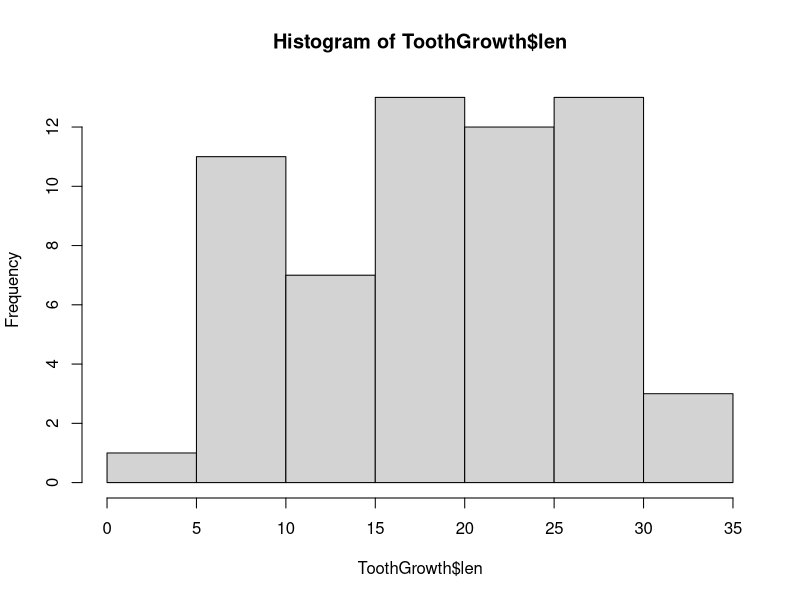
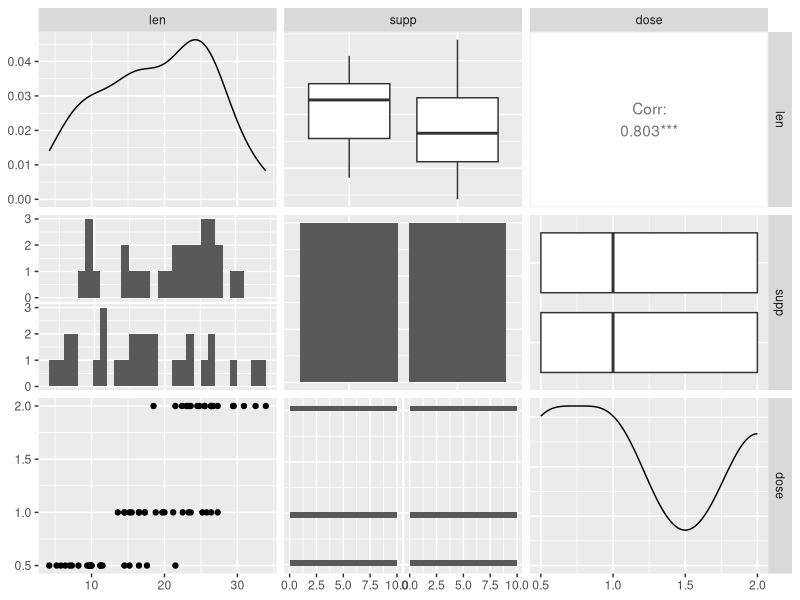
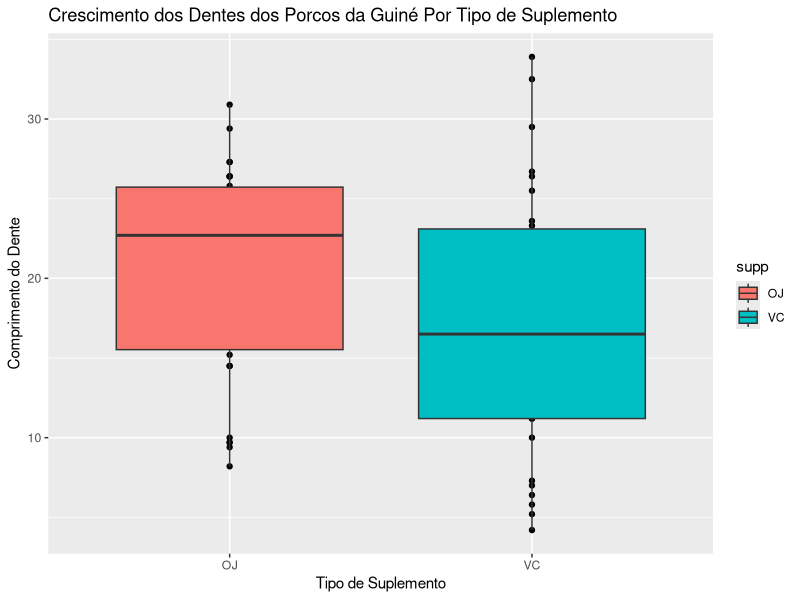
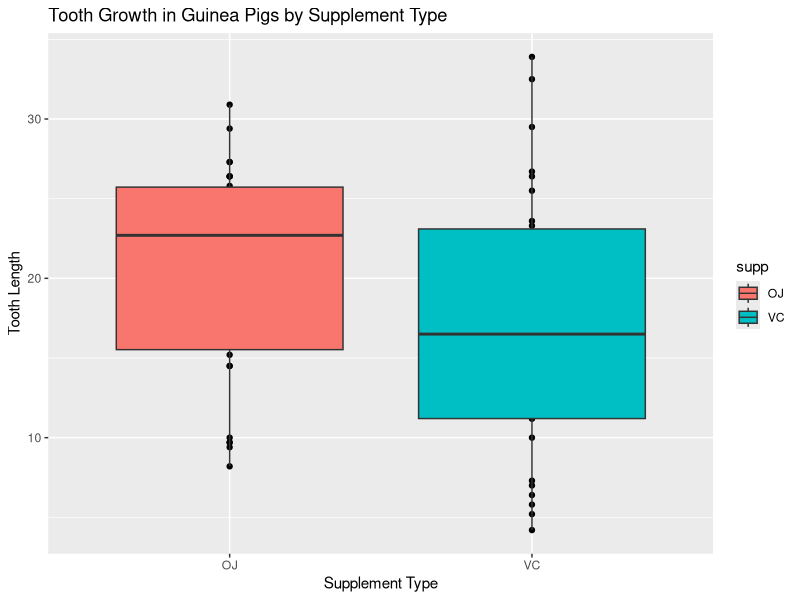

Generate these figures, in order, with R: (Note: this script raises an error after producing the figures.)
# Statistics in Practice 05

# In this case study, we will use the ToothGrowth dataset available in the 
# datasets package in R, which is loaded when you initialize RStudio.

# This dataset contains a set of records with information about the tooth length 
# of guinea pigs. Researchers administered different doses of two types of 
# vitamin supplements to 60 guinea pigs and evaluated the results on the animals' 
# tooth growth. Based on this data, we will address the following question:

# Is there a significant difference in tooth growth based on the type of 
# supplement used on the guinea pigs?

# A statistical test will help us find the answer!

# Exploratory Analysis and Understanding the Business Problem  
# Is there a significant difference in tooth growth based on the type of 
# supplement used on the guinea pigs?

# Packages - Library
# install.packages('GGally')
# install.packages('ggplot2')
library(ggplot2)
library(GGally)

# Understanding the Dataset
?ToothGrowth

# Loading the Dataset
data("ToothGrowth")

str(ToothGrowth)

View(ToothGrowth)

summary(ToothGrowth)

# Histogram of the len variable
hist(ToothGrowth$len)

# GGPairs
ggpairs(ToothGrowth)

# Boxplots por tipo de suplemento
qplot(supp,
      len,
      data = ToothGrowth,
      main = "Crescimento dos Dentes dos Porcos da Guiné Por Tipo de Suplemento",
      xlab = "Tipo de Suplemento",
      ylab = "Comprimento do Dente") +
  geom_boxplot(aes(fill = supp))

# Boxplots by Supplement Type
qplot(supp,
      len,
      data = ToothGrowth,
      main = "Tooth Growth in Guinea Pigs by Supplement Type",
      xlab = "Supplement Type",
      ylab = "Tooth Length") +
  geom_boxplot(aes(fill = supp))

# Analyzing the boxplots, it seems there is a difference in tooth growth 
# associated with the type of supplement. We need to validate this.

# Is there a significant difference in tooth growth based on the type of 
# supplement used on the guinea pigs?
  
# Solution 1: Apply an independent t-test to check if the types of supplements 
# have an impact on the animals' tooth growth. Hypotheses for the t-test:

# H0 (Null Hypothesis): There is no significant difference between the means of 
# the two groups (i.e., the type of supplement has no impact on tooth growth).
# H1 (Alternative Hypothesis): There is a significant difference between the 
# means of the two groups (i.e., the type of supplement has an impact on tooth growth).
# To apply the t-test, we first need to validate the five assumptions of the test:

# The data is random and representative of the population.
# The dependent variable is continuous.
# Both groups are independent (i.e., exhaustive and mutually exclusive groups).
# The residuals of the model are normally distributed.
# The residual variance is homogeneous (the principle of homoscedasticity).
# For our example in this case study, we will assume that assumptions 1 to 3 are 
# true and validate assumptions 4 and 5. To validate assumption 4, we will use 
# the Shapiro-Wilk test, and for assumption 5, we will use the F-test.

# Validating assumption 5 first using the F-test (reversed for didactic purposes):

# H0: The means of data drawn from a normally distributed population have the 
# same variance.
# H1: The means of data drawn from a normally distributed population do not have 
# the same variance.

var.test(len ~ supp, data = ToothGrowth)

# The p-value is greater than 0.05. We fail to reject the H0.

# There is no significant difference between the variances of the two groups.

# Now, let's validate assumption 4.

# Shapiro-Wilk Normality Test
# H0: The data is normally distributed.
# H1: The data is not normally distributed.

shapiro.test(ToothGrowth$len[ToothGrowth$supp == 'OJ'])

shapiro.test(ToothGrowth$len[ToothGrowth$supp == 'VC'])

t.test(df_OJ, df_VC, paired = FALSE, var.equal = FALSE, conf.level = 0.95)

# The p-value of the test is 0.06063, which is greater than 0.05. We failed to 
# reject H0.

# We can conclude that there is no significant difference between the two groups.

# In other words, there is no significant difference between the types of 
# supplements applied for the growth of guinea pigs. Compare this with the 
# boxplot result.

# Solution 1 is not valid for this type of problem because the data does not 
# satisfy one of the assumptions.

# Could it be that the supplement dosage actually makes the difference, and not 
# the type of supplement?
  
# Let's check!

# Solution 2: Apply an ANOVA test to verify if the dosages of the supplement 
# types are causing an impact on the growth of the animals' teeth.

# To use the ANOVA test, we have the following main assumptions:
# 1. Within each sample, the observations are randomly and independently sampled
# from each other.
# 2. Each sample group is drawn from a normally distributed population.

# We will consider assumption 1 as true and will test assumption 2.

# Now, we divide the data into 3 groups based on the supplement dosage.

unique(ToothGrowth$dose)

dose_0_5 = ToothGrowth$len[ToothGrowth$dose == 0.5]
dose_1_0 = ToothGrowth$len[ToothGrowth$dose == 1]
dose_2_0 = ToothGrowth$len[ToothGrowth$dose == 2]

# Shapiro-Wilk Normality Test for each group
# H0: The data is normally distributed.
# H1: The data is not normally distributed.

shapiro.test(dose_0_5)

shapiro.test(dose_1_0)

# The p-value for all groups is greater than 0.05. We failed to reject H0.
# The 3 samples are normally distributed.

# ANOVA
teste_anova = aov(len ~ dose, ToothGrowth)
summary(teste_anova)

# Based on this unidirectional analysis, the dosage has a very significant effect
# on the length of the tooth.

# Conclusion:
# The type of supplement does not seem to make a difference.
# What impacts the growth of the guinea pigs' teeth is the dosage of the supplement.
# Or, in other words: the type of supplement might make a difference depending 
# on the dosage!

# We can validate this with a linear regression model.

modelo_lr = lm(len ~ supp + dose, ToothGrowth)
summary(modelo_lr)